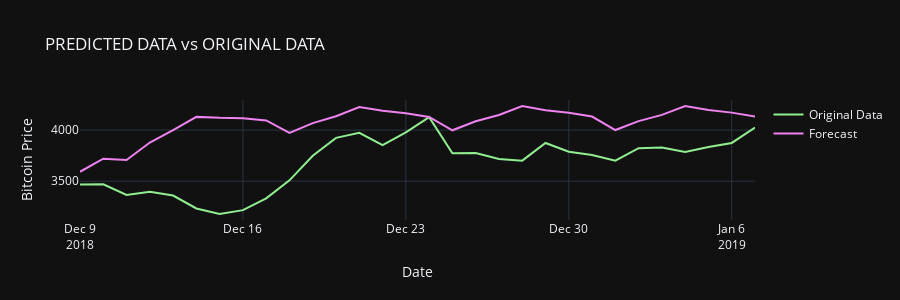

Write notebook code for a chart like this one.
### Code cell
fig = go.Figure()

fig.add_trace(go.Scatter(x = df_test['date'], y = df_test['price'], marker_color='lightgreen', name='Original Data'))
fig.add_trace(go.Scatter(x = df_test['date'], y = predictions, marker_color='violet', name='Forecast'))

fig.update_layout(title = 'PREDICTED DATA vs ORIGINAL DATA', template = 'plotly_dark', height=300)
fig.update_xaxes(title='Date')
fig.update_yaxes(title='Bitcoin Price')

fig.show()

### Figure 1 — Plotly figure (JSON) as saved in the notebook; plotly's stock layout.template omitted (floating-point values rounded to 4 significant figures)
{"data": [{"marker": {"color": "lightgreen"}, "name": "Original Data", "type": "scatter", "x": ["2018-12-09", "2018-12-10", "2018-12-11", "2018-12-12", "2018-12-13", "2018-12-14", "2018-12-15", "2018-12-16", "2018-12-17", "2018-12-18", "2018-12-19", "2018-12-20", "2018-12-21", "2018-12-22", "2018-12-23", "2018-12-24", "2018-12-25", "2018-12-26", "2018-12-27", "2018-12-28", "2018-12-29", "2018-12-30", "2018-12-31", "2019-01-01", "2019-01-02", "2019-01-03", "2019-01-04", "2019-01-05", "2019-01-06", "2019-01-07"], "y": [3469.0, 3470.0, 3365.0, 3396.0, 3361.0, 3234.0, 3180.0, 3217.0, 3333.0, 3509.0, 3749.0, 3924.0, 3973.0, 3852.0, 3979.0, 4126.0, 3774.0, 3775.0, 3718.0, 3701.0, 3874.0, 3789.0, 3757.0, 3701.0, 3823.0, 3830.0, 3785.0, 3835.0, 3874.0, 4025.0]}, {"marker": {"color": "violet"}, "name": "Forecast", "type": "scatter", "x": ["2018-12-09", "2018-12-10", "2018-12-11", "2018-12-12", "2018-12-13", "2018-12-14", "2018-12-15", "2018-12-16", "2018-12-17", "2018-12-18", "2018-12-19", "2018-12-20", "2018-12-21", "2018-12-22", "2018-12-23", "2018-12-24", "2018-12-25", "2018-12-26", "2018-12-27", "2018-12-28", "2018-12-29", "2018-12-30", "2018-12-31", "2019-01-01", "2019-01-02", "2019-01-03", "2019-01-04", "2019-01-05", "2019-01-06", "2019-01-07"], "y": [3593.0, 3720.0, 3707.0, 3878.0, 4000.0, 4129.0, 4120.0, 4117.0, 4094.0, 3973.0, 4068.0, 4135.0, 4226.0, 4188.0, 4166.0, 4129.0, 3998.0, 4086.0, 4148.0, 4235.0, 4195.0, 4170.0, 4132.0, 4000.0, 4088.0, 4149.0, 4236.0, 4196.0, 4171.0, 4133.0]}], "layout": {"height": 300, "title": {"text": "PREDICTED DATA vs ORIGINAL DATA"}, "xaxis": {"title": {"text": "Date"}}, "yaxis": {"title": {"text": "Bitcoin Price"}}}}
